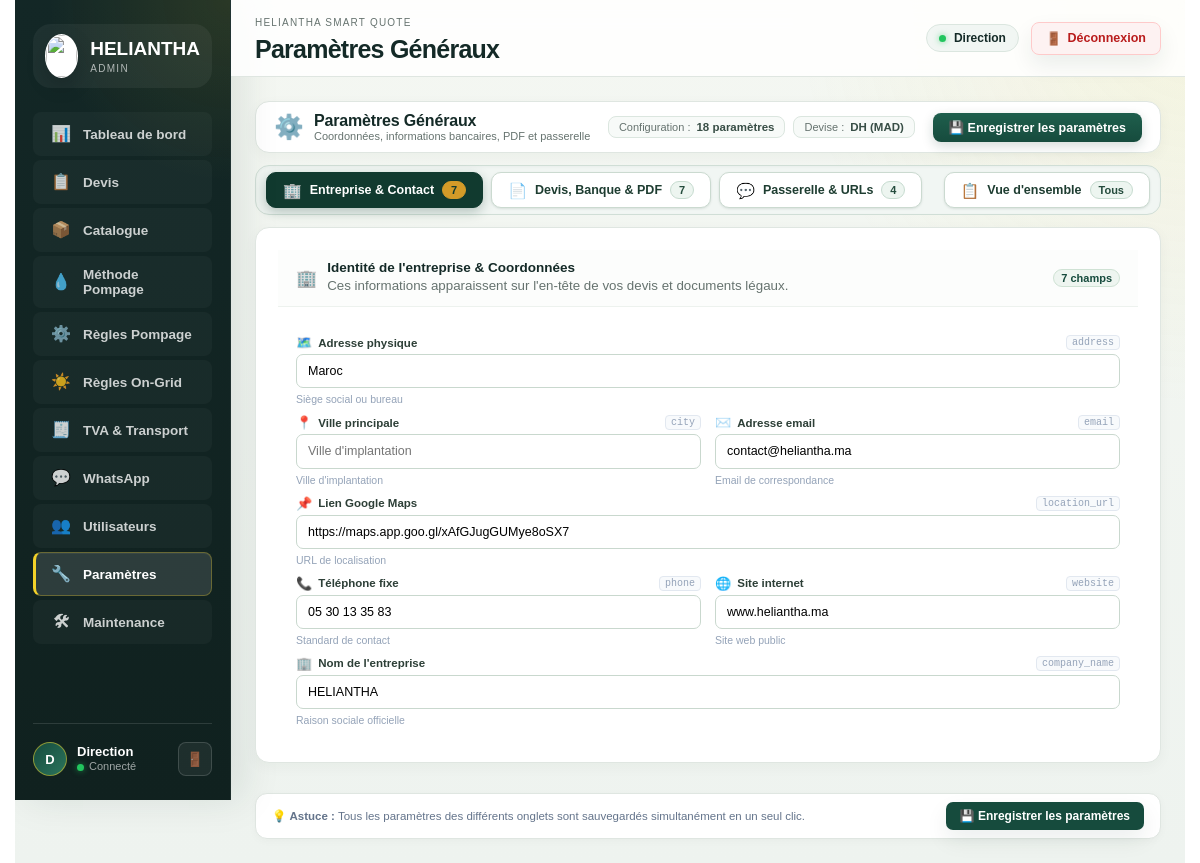
Screenshot of /admin/parametres (signed in) with the database file from the repository.
### tables this page shows
CREATE TABLE company_settings (
    id INTEGER PRIMARY KEY AUTOINCREMENT,
    key TEXT NOT NULL UNIQUE,
    value TEXT,
    category TEXT,
    label TEXT,
    updated_at TEXT NOT NULL DEFAULT CURRENT_TIMESTAMP
);

### app/routes.py (the view, shortened to what this page needs)
@bp.route("/admin/settings", methods=["GET", "POST"])
@bp.route("/admin/parametres", methods=["GET", "POST"])
def admin_settings():
    settings = [
        setting
        for setting in list_company_settings()
        if setting.get("key") not in HIDDEN_COMPANY_SETTING_KEYS | TRANSPORT_KEYS
    ]
    return render_template("admin/settings.html", settings=settings)

### app/admin_maintenance.py (called while the page is built, shortened)
@bp.app_context_processor
def navigation_context():
    return {"maintenance_available": True}

@bp.before_app_request
def public_maintenance_gate():
    if (request.method == "OPTIONS" or request.path == "/health"
            or request.path == "/admin" or request.path.startswith("/admin/")
            or request.endpoint in {"static", "main.brand_image", "maintenance_public.status"}):
        return None

### app/db.py (called while the page is built)
def get_db():
    if "db" not in g:
        database = current_app.config["DATABASE"]
        if database == ":memory:":
            with _SCHEMA_LOCK:
                memory = current_app.extensions.get("heliantha_memory_database")
                if memory is None:
                    uri = f"file:heliantha-{uuid4().hex}?mode=memory&cache=shared"
                    memory = (uri, sqlite3.connect(uri, uri=True))
                    current_app.extensions["heliantha_memory_database"] = memory
            g.db = sqlite3.connect(memory[0], uri=True)
        else:
            g.db = sqlite3.connect(database)
        g.db.row_factory = sqlite3.Row
    return g.db

def _ensure_database_initialized(db):
    app_context = has_app_context()
    if app_context and g.get("heliantha_initialized_connection") is db:
        return
    sentinel = "SELECT 1 FROM sqlite_master WHERE type = 'table' AND name = 'users' LIMIT 1"
    if db.execute(sentinel).fetchone() is None:
        with _SCHEMA_LOCK:
            if db.execute(sentinel).fetchone() is None:
                ensure_schema(db)
    if app_context:
        g.heliantha_initialized_connection = db

def list_company_settings():
    db = get_db()
    _ensure_database_initialized(db)
    return [dict(row) for row in db.execute("SELECT * FROM company_settings ORDER BY category, key").fetchall()]

### app/routes.py (called while the page is built, shortened)
@bp.before_app_request
def protect_admin():
    if not request.path.startswith("/admin"):
        return None
    if request.endpoint in {"main.admin_login"}:
        return None
    if session.get("admin_user"):
        return None
    return redirect(url_for("main.admin_login", next=request.full_path))

@bp.before_request
def _limit_assistant_messages():
    if request.endpoint not in {"main.assistant_chat", "main.assistant_chat_stream"}:
        return None

### templates/admin/settings.html (shortened to what this page needs)
{% extends "admin/base.html" %}
{% block page_title %}Paramètres Généraux{% endblock %}
{% block content %}
{% set cat_general = [] %}
{% set cat_quote = [] %}
{% set cat_gateway = [] %}
{% for s in settings %}
  {% if s.key in ['company_name', 'phone', 'email', 'website', 'city', 'address', 'location_url'] %}
    {% set _ = cat_general.append(s) %}
  {% elif s.key in ['whatsapp', 'admin_whatsapp', 'whatsapp_gateway_url', 'app_base_url'] %}
    {% set _ = cat_gateway.append(s) %}
  {% else %}
    {% set _ = cat_quote.append(s) %}
  {% endif %}
{% endfor %}
<div class="settings-cockpit" id="settings-cockpit">
  <form method="post" id="settings-form" class="settings-form-wrapper" autocomplete="off">
    <header class="settings-cockpit-bar">
      <div class="settings-cockpit-left">
        <div class="settings-title-wrap">
          <span class="settings-app-icon">⚙️</span>
          <div>
            <h2 class="settings-cockpit-heading">Paramètres Généraux</h2>
            <span class="settings-status-text-sub">Coordonnées, informations bancaires, PDF et passerelle</span>
          </div>
        </div>
      </div>
      <div class="settings-cockpit-chips">
        <div class="settings-chip" title="Nombre total de clés de configuration">
          <span class="settings-chip-label">Configuration :</span>
          <strong>{{ settings|length }} paramètres</strong>
        </div>
        <div class="settings-chip" title="Devise appliquée sur tous les chiffrages">
          <span class="settings-chip-label">Devise :</span>
          <strong>DH (MAD)</strong>
        </div>
      </div>
      <div class="settings-cockpit-actions">
        <button class="admin-button settings-btn-save-top" type="submit" id="btn-save-top">
          <span>💾 Enregistrer les paramètres</span>
        </button>
      </div>
    </header>
    <nav class="settings-tabs-nav" role="tablist" aria-label="Catégories de paramètres">
      <button type="button" class="settings-tab-btn active" data-tab="tab-general" role="tab" aria-selected="true">
        <span class="tab-icon">🏢</span>
        <span class="tab-text">Entreprise &amp; Contact</span>
        <span class="tab-count">{{ cat_general|length }}</span>
      </button>
      <button type="button" class="settings-tab-btn" data-tab="tab-quote" role="tab" aria-selected="false">
        <span class="tab-icon">📄</span>
        <span class="tab-text">Devis, Banque &amp; PDF</span>
        <span class="tab-count">{{ cat_quote|length }}</span>
      </button>
      <button type="button" class="settings-tab-btn" data-tab="tab-gateway" role="tab" aria-selected="false">
        <span class="tab-icon">💬</span>
        <span class="tab-text">Passerelle &amp; URLs</span>
        <span class="tab-count">{{ cat_gateway|length }}</span>
      </button>
      <button type="button" class="settings-tab-btn tab-btn-all" data-tab="tab-all" role="tab" aria-selected="false">
        <span class="tab-icon">📋</span>
        <span class="tab-text">Vue d'ensemble</span>
        <span class="tab-count">Tous</span>
      </button>
    </nav>
    <div class="settings-tabs-content">
      <section class="settings-tab-panel active" id="tab-general" role="tabpanel">
        <article class="panel settings-card">
          <div class="panel-head settings-card-head">
            <div class="settings-card-head-title">
              <span class="settings-head-icon">🏢</span>
              <div>
                <h3 class="settings-card-title">Identité de l'entreprise &amp; Coordonnées</h3>
                <small class="muted">Ces informations apparaissent sur l'en-tête de vos devis et documents légaux.</small>
              </div>
            </div>
            <span class="badge settings-count-badge">{{ cat_general|length }} champs</span>
          </div>
          <div class="settings-fields-grid">
            {% for s in cat_general %}
            {% set meta = field_meta.get(s.key, {'icon': '🔹', 'label': s.label, 'hint': s.key}) %}
            <div class="settings-field-box {{ 'full-width' if s.key in ['company_name', 'address', 'location_url'] else '' }}">
              <label class="settings-label" for="setting_{{ s.id }}">
                <span class="settings-label-header">
                  <span class="settings-field-icon">{{ meta.icon }}</span>
                  <strong class="settings-label-name">{{ meta.label }}</strong>
                  <span class="settings-key-code">{{ s.key }}</span>
                </span>
                <input class="settings-input" id="setting_{{ s.id }}" name="value_{{ s.id }}" value="{{ s.value or '' }}" placeholder="{{ meta.hint }}">
                <span class="settings-hint">{{ meta.hint }}</span>
              </label>
            </div>
            {% endfor %}
          </div>
        </article>
      </section>
    </div>
    <div class="settings-footer-actions">
      <div class="settings-footer-hint">
        <span>💡 <b>Astuce :</b> Tous les paramètres des différents onglets sont sauvegardés simultanément en un seul clic.</span>
      </div>
      <button class="admin-button settings-btn-save-bottom" type="submit">
        <span>💾 Enregistrer les paramètres</span>
      </button>
    </div>
  </form>
</div>
{% endblock %}

### static/css/admin_responsive.css (style rules this page uses)
@media screen { .admin-app { grid-template-columns: clamp(210px, 18vw, 270px) minmax(0, 1fr); min-width: 0; min-height: 100dvh; } }
@media screen { .admin-content :where(div, section, article, form, header, footer, label) { min-width: 0; } }
@media screen { .panel-head, .row-actions, .dialog-actions, .qc-modal-footer, .admin-modal-actions, .pr-dialog-actions, .wa-cockpit-bar, .wa-cockpit-left, .wa-cockpit-actions, .users-cockpit-bar, .users-cockpit-left, .users-cockpit-chips, .settings-cockpit-bar, .settings-cockpit-actions, .pr-bar, .pr-bar-title, .pr-bar-chips { flex-wrap: wrap; } }

### rows the page displays
company_settings: icon "🗺️", label "Adresse physique", key "address", value "Maroc", hint "Siège social ou bureau"
company_settings: icon "📍", label "Ville principale", key "city", hint "Ville d'implantation"
company_settings: icon "✉️", label "Adresse email", key "email", value "contact@heliantha.ma", hint "Email de correspondance"
company_settings: icon "📌", label "Lien Google Maps", key "location_url", value "https://maps.app.goo.gl/xAfGJugGUMye8oSX7", hint "URL de localisation"
company_settings: icon "📞", label "Téléphone fixe", key "phone", value "05 30 13 35 83", hint "Standard de contact"
company_settings: icon "🌐", label "Site internet", key "website", value "www.heliantha.ma", hint "Site web public"
company_settings: icon "🏢", label "Nom de l'entreprise", key "company_name", value "HELIANTHA", hint "Raison sociale officielle"

### other values shown
{{ clean_user[0] if clean_user else 'A' }} "D"
{{ clean_user }} "Direction"
{{ settings|length }} "18"
{{ cat_general|length }} "7"
{{ cat_quote|length }} "7"
{{ cat_gateway|length }} "4"
